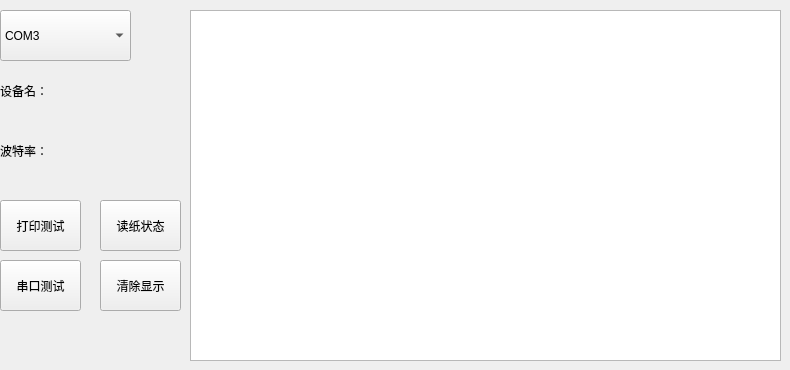
   <widget class="QWidget" name="page_2">
    <widget class="QPushButton" name="pushButton_print_send">
     <property name="geometry">
      <rect>
       <x>0</x>
       <y>200</y>
       <width>81</width>
       <height>51</height>
      </rect>
     </property>
     <property name="text">
      <string>打印测试</string>
     </property>
    </widget>
    <widget class="QComboBox" name="comboBox">
     <property name="geometry">
      <rect>
       <x>0</x>
       <y>10</y>
       <width>131</width>
       <height>51</height>
      </rect>
     </property>
     <property name="currentIndex">
      <number>3</number>
     </property>
     <item>
      <property name="text">
       <string>COM0</string>
      </property>
     </item>
     <item>
      <property name="text">
       <string>COM1</string>
      </property>
     </item>
     <item>
      <property name="text">
       <string>COM2</string>
      </property>
     </item>
     <item>
      <property name="text">
       <string>COM3</string>
      </property>
     </item>
     <item>
      <property name="text">
       <string>COM4</string>
      </property>
     </item>
    </widget>
    <widget class="QLabel" name="label">
     <property name="geometry">
      <rect>
       <x>0</x>
       <y>80</y>
       <width>71</width>
       <height>21</height>
      </rect>
     </property>
     <property name="text">
      <string>设备名：</string>
     </property>
    </widget>
    <widget class="QLabel" name="label_dev_0">
     <property name="geometry">
      <rect>
       <x>50</x>
       <y>110</y>
       <width>131</width>
       <height>20</height>
      </rect>
     </property>
     <property name="text">
      <string/>
     </property>
    </widget>
    <widget class="QLabel" name="label_3">
     <property name="geometry">
      <rect>
       <x>0</x>
       <y>140</y>
       <width>71</width>
       <height>21</height>
      </rect>
     </property>
     <property name="text">
      <string>波特率：</string>
     </property>
    </widget>
    <widget class="QPlainTextEdit" name="plainTextEdit_print">
     <property name="geometry">
      <rect>
       <x>190</x>
       <y>10</y>
       <width>591</width>
       <height>351</height>
      </rect>
     </property>
    </widget>
    <widget class="QPushButton" name="pushButton_print_read">
     <property name="geometry">
      <rect>
       <x>100</x>
       <y>200</y>
       <width>81</width>
       <height>51</height>
      </rect>
     </property>
     <property name="text">
      <string>读纸状态</string>
     </property>
    </widget>
    <widget class="QLabel" name="label_baud_0">
     <property name="geometry">
      <rect>
       <x>50</x>
       <y>170</y>
       <width>131</width>
       <height>20</height>
      </rect>
     </property>
     <property name="text">
      <string/>
     </property>
    </widget>
    <widget class="QPushButton" name="pushButton_print_del_info">
     <property name="geometry">
      <rect>
       <x>100</x>
       <y>260</y>
       <width>81</width>
       <height>51</height>
      </rect>
     </property>
     <property name="text">
      <string>清除显示</string>
     </property>
    </widget>
    <widget class="QPushButton" name="pushButton_print_test">
     <property name="geometry">
      <rect>
       <x>0</x>
       <y>260</y>
       <width>81</width>
       <height>51</height>
      </rect>
     </property>
     <property name="text">
      <string>串口测试</string>
     </property>
    </widget>
   </widget>
